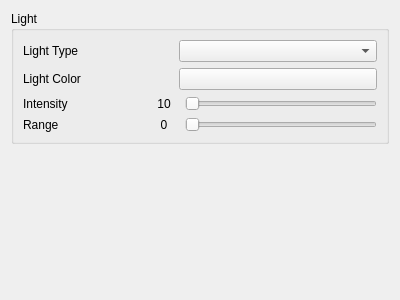
<?xml version="1.0" encoding="UTF-8"?>
<ui version="4.0">
 <class>WidgetLight</class>
 <widget class="QWidget" name="WidgetLight">
  <property name="geometry">
   <rect>
    <x>0</x>
    <y>0</y>
    <width>400</width>
    <height>300</height>
   </rect>
  </property>
  <property name="windowTitle">
   <string>Form</string>
  </property>
  <layout class="QFormLayout" name="formLayout">
   <item row="0" column="0" colspan="2">
    <widget class="QGroupBox" name="groupBox">
     <property name="title">
      <string>Light</string>
     </property>
     <layout class="QGridLayout" name="gridLayout">
      <item row="7" column="0">
       <layout class="QHBoxLayout" name="horizontalLayout_4">
        <item>
         <widget class="QLabel" name="label_2">
          <property name="minimumSize">
           <size>
            <width>120</width>
            <height>0</height>
           </size>
          </property>
          <property name="maximumSize">
           <size>
            <width>120</width>
            <height>16777215</height>
           </size>
          </property>
          <property name="text">
           <string>Range</string>
          </property>
         </widget>
        </item>
        <item>
         <widget class="QLabel" name="RangeValue">
          <property name="minimumSize">
           <size>
            <width>30</width>
            <height>0</height>
           </size>
          </property>
          <property name="maximumSize">
           <size>
            <width>30</width>
            <height>16777215</height>
           </size>
          </property>
          <property name="text">
           <string>0</string>
          </property>
          <property name="alignment">
           <set>Qt::AlignCenter</set>
          </property>
         </widget>
        </item>
        <item>
         <widget class="QSlider" name="SliderRange">
          <property name="maximum">
           <number>500</number>
          </property>
          <property name="orientation">
           <enum>Qt::Horizontal</enum>
          </property>
         </widget>
        </item>
       </layout>
      </item>
      <item row="0" column="0">
       <layout class="QHBoxLayout" name="horizontalLayout">
        <item>
         <widget class="QLabel" name="label_Mesh">
          <property name="maximumSize">
           <size>
            <width>150</width>
            <height>16777215</height>
           </size>
          </property>
          <property name="text">
           <string>Light Type</string>
          </property>
         </widget>
        </item>
        <item>
         <widget class="QComboBox" name="LightType">
          <property name="editable">
           <bool>false</bool>
          </property>
          <property name="currentText">
           <string/>
          </property>
          <property name="currentIndex">
           <number>-1</number>
          </property>
         </widget>
        </item>
       </layout>
      </item>
      <item row="5" column="0">
       <layout class="QHBoxLayout" name="horizontalLayout_2">
        <item>
         <widget class="QLabel" name="label">
          <property name="minimumSize">
           <size>
            <width>120</width>
            <height>0</height>
           </size>
          </property>
          <property name="maximumSize">
           <size>
            <width>120</width>
            <height>16777215</height>
           </size>
          </property>
          <property name="text">
           <string>Intensity</string>
          </property>
         </widget>
        </item>
        <item>
         <widget class="QLabel" name="IntensityValue">
          <property name="minimumSize">
           <size>
            <width>30</width>
            <height>0</height>
           </size>
          </property>
          <property name="maximumSize">
           <size>
            <width>30</width>
            <height>16777215</height>
           </size>
          </property>
          <property name="text">
           <string>10</string>
          </property>
          <property name="alignment">
           <set>Qt::AlignCenter</set>
          </property>
         </widget>
        </item>
        <item>
         <widget class="QSlider" name="SliderIntensity">
          <property name="maximum">
           <number>120</number>
          </property>
          <property name="orientation">
           <enum>Qt::Horizontal</enum>
          </property>
         </widget>
        </item>
       </layout>
      </item>
      <item row="1" column="0">
       <layout class="QHBoxLayout" name="horizontalLayout_3">
        <item>
         <widget class="QLabel" name="label_Material">
          <property name="maximumSize">
           <size>
            <width>150</width>
            <height>16777215</height>
           </size>
          </property>
          <property name="text">
           <string>Light Color</string>
          </property>
         </widget>
        </item>
        <item>
         <widget class="QPushButton" name="ColorButton">
          <property name="text">
           <string/>
          </property>
         </widget>
        </item>
       </layout>
      </item>
     </layout>
    </widget>
   </item>
  </layout>
 </widget>
 <resources/>
 <connections/>
</ui>
